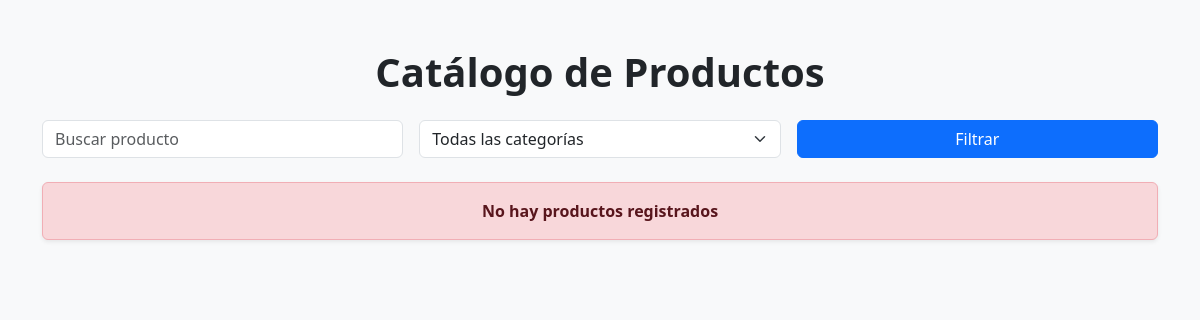
The app's page /, older data.
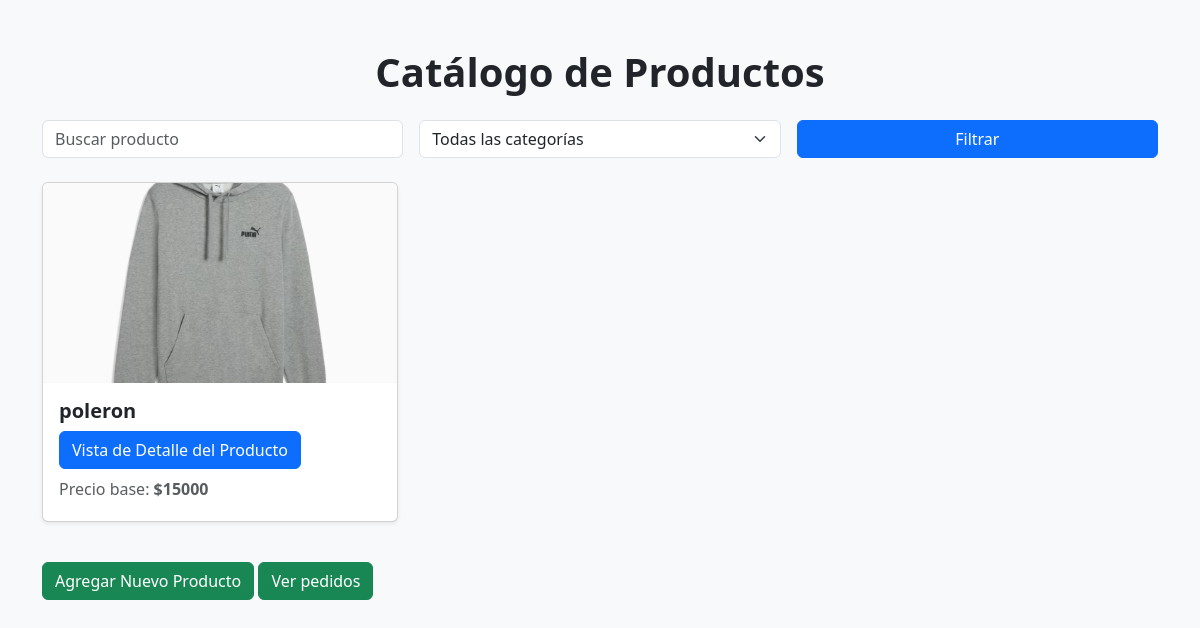
The same page, newer data.
### app/models.py (models this page shows, shortened)
class Producto(models.Model):
    destacado = models.BooleanField(default=False)
    nombre = models.CharField(max_length=100)
    descripcion = models.TextField()
    categoria = models.ForeignKey(Categoria, on_delete=models.CASCADE, related_name="productos")
    precio_base = models.PositiveIntegerField()
    destacado = models.BooleanField(default=False)
    imagen_1 = models.ImageField(upload_to='productos/', null=True, blank=True)
    imagen_2 = models.ImageField(upload_to='productos/', null=True, blank=True)
    imagen_3 = models.ImageField(upload_to='productos/', null=True, blank=True)

### app/views.py (the view)
# urls.py: path('', views.index),
def index(request):
    buscar = request.GET.get("buscar", "")
    categoria_id = request.GET.get("categoria", "")
    productos = Producto.objects.all()
    categorias = Categoria.objects.all()
    if buscar:
        productos = productos.filter(nombre__icontains=buscar)
    if categoria_id:
        productos = productos.filter(categoria_id=categoria_id)
    data = {
        'productos': productos,
        'categorias': categorias,
        'request': request
    }
    return render(request, 'index.html', data)

### templates/index.html (shortened to what this page needs)
<!DOCTYPE html>
<html lang="es">
<head>
    <link href="https://cdn.jsdelivr.net/npm/bootstrap@5.3.8/dist/css/bootstrap.min.css" rel="stylesheet">
</head>
<body class="bg-light">
<div class="container py-5">
    <h1 class="text-center mb-4 fw-bold">Catálogo de Productos</h1>
    <form method="GET" class="row g-3 mb-4">
        <div class="col-md-4">
            <input type="text" name="buscar" class="form-control" placeholder="Buscar producto"
                   value="{{ request.GET.buscar }}">
        </div>
        <div class="col-md-4">
            <select name="categoria" class="form-select">
                <option value="">Todas las categorías</option>
            </select>
        </div>
        <div class="col-md-4">
            <button type="submit" class="btn btn-primary w-100">Filtrar</button>
        </div>
    </form>
    {% if productos %}
    <div class="row">
        {% for producto in productos %}
        <div class="col-md-4 mb-4">
            <div class="card shadow-sm h-100 position-relative">
                {% if producto.imagen_1 or producto.imagen_2 or producto.imagen_3 %}
                    {% if producto.imagen_1 %}
                        <img src="{{ producto.imagen_1.url }}" class="card-img-top"
                             style="height: 200px; object-fit: cover;">
                    {% endif %}
                {% else %}
                    <img src="https://via.placeholder.com/300x200?text=Sin+Imagen"
                         class="card-img-top" style="height: 200px; object-fit: cover;">
                {% endif %}
                <div class="card-body">
                    <h5 class="card-title fw-bold">{{ producto.nombre }}</h5>
                    <a href="/producto/{{ producto.id }}/" class="btn btn-primary mb-2">
                        Vista de Detalle del Producto
                    </a>
                    <p class="text-muted mb-1">
                        Precio base: <strong>${{ producto.precio_base }}</strong>
                    </p>
                </div>
            </div>
        </div>
        {% endfor %}
    </div>
    <a href="/producto/nuevo" class="btn btn-success mt-3">Agregar Nuevo Producto</a>
    <a href="/pedidos" class="btn btn-success mt-3">Ver pedidos</a>
    {% else %}
    <div class="alert alert-danger text-center fw-semibold shadow-sm" role="alert">
        No hay productos registrados
    </div>
    {% endif %}
</div>
</body>
</html>

Row changes from the older to the newer data that the page shows:
added Producto: imagen_1 (picture), nombre "poleron", precio_base "15000"
Text that changed along with them:
text no longer shown: "No hay productos registrados"
text now shown: "Agregar Nuevo Producto Ver pedidos"
